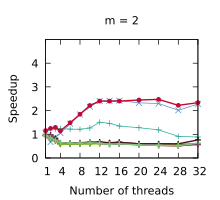

Write the gnuplot code that produced this figure.
set title "m = 2"
set terminal pdf size 2.2,2.0
set output "./results/Compactions_n___4,194,304,_m___2.pdf"
set key off
set xrange [1:32]
set xtics (1, 4, 8, 12, 16, 20, 24, 28, 32)
set xlabel "Number of threads"
set yrange [0:5]
set ytics (0, 1, 2, 3, 4)
set ylabel "Speedup"
plot './results/Compactions_n___4,194,304,_m___2.dat' using 1:2 title "Outer parallelism" pointsize 0.7 lw 1 pt 1 linecolor rgb "#24A793" with linespoints, \
  './results/Compactions_n___4,194,304,_m___2.dat' using 1:3 title "Inner parallelism" pointsize 0.7 lw 1 pt 2 linecolor rgb "#5287C6" with linespoints, \
  './results/Compactions_n___4,194,304,_m___2.dat' using 1:4 title "Multi-atomics 64 1 1" pointsize 0.7 lw 2 pt 1 linecolor rgb "#80141E" with linespoints, \
  './results/Compactions_n___4,194,304,_m___2.dat' using 1:5 title "Multi-atomics 32 1 1" pointsize 0.7 lw 2 pt 1 linecolor rgb "#40141E" with linespoints, \
  './results/Compactions_n___4,194,304,_m___2.dat' using 1:6 title "Multi-atomics 64 10 1" pointsize 0.7 lw 2 pt 1 linecolor rgb "#80C81E" with linespoints, \
  './results/Compactions_n___4,194,304,_m___2.dat' using 1:7 title "Multi-atomics 64 1 4" pointsize 0.7 lw 2 pt 1 linecolor rgb "#801478" with linespoints, \
  './results/Compactions_n___4,194,304,_m___2.dat' using 1:8 title "Multi-atomics 64 10 4" pointsize 0.7 lw 2 pt 1 linecolor rgb "#80C878" with linespoints, \
  './results/Compactions_n___4,194,304,_m___2.dat' using 1:9 title "Work assisting" pointsize 0.4 lw 2 pt 7 linecolor rgb "#C00A35" with linespoints
